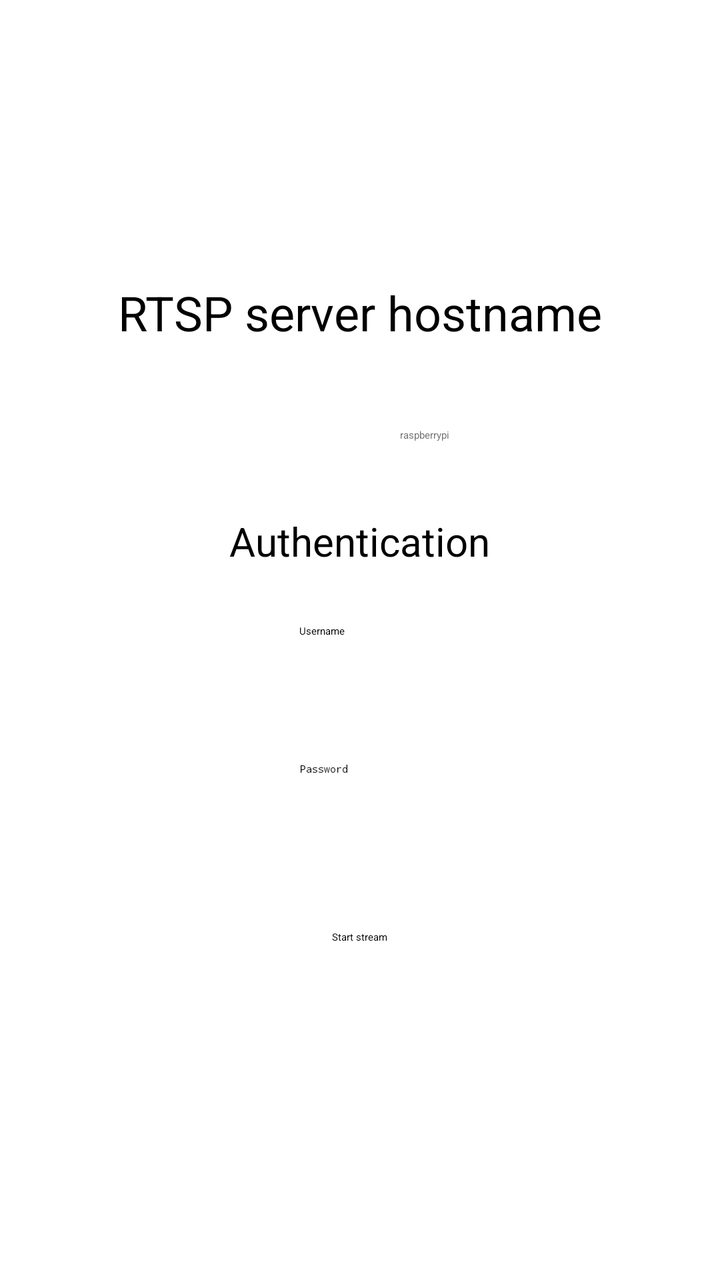
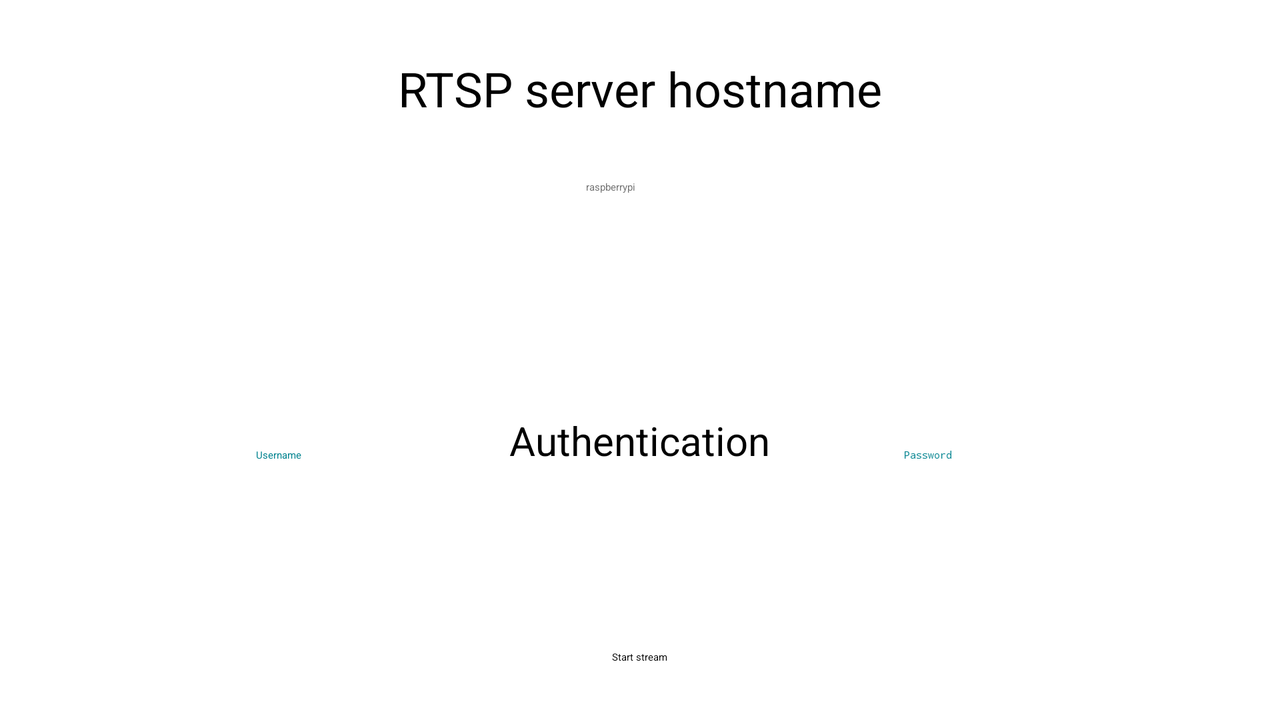

Compare how this app lays out the same screen by default and in its alternative resource folder. The renders come first, then the two layout files and the values they reference.
<!-- AndroidManifest.xml: application theme Theme.StreamingClient -->
<!-- res/layout/fragment_first.xml -->
<?xml version="1.0" encoding="utf-8"?>
<androidx.constraintlayout.widget.ConstraintLayout xmlns:android="http://schemas.android.com/apk/res/android"
    xmlns:app="http://schemas.android.com/apk/res-auto"
    xmlns:tools="http://schemas.android.com/tools"
    android:layout_width="match_parent"
    android:layout_height="match_parent"
    tools:context=".FirstFragment">

    <TextView
        android:id="@+id/server_hostname_textview"
        android:layout_width="300dp"
        android:layout_height="50dp"
        android:layout_marginTop="140dp"
        android:text="@string/server_hostname"
        android:textAlignment="center"
        android:textSize="24sp"
        app:layout_constraintEnd_toEndOf="parent"
        app:layout_constraintHorizontal_bias="0.495"
        app:layout_constraintStart_toStartOf="parent"
        app:layout_constraintTop_toTopOf="parent" />

    <Button
        android:id="@+id/start_button"
        android:layout_width="wrap_content"
        android:layout_height="wrap_content"
        android:layout_marginBottom="168dp"
        android:text="@string/start_stream"
        app:layout_constraintBottom_toBottomOf="parent"
        app:layout_constraintEnd_toEndOf="parent"
        app:layout_constraintStart_toStartOf="parent" />

    <EditText
        android:id="@+id/server_hostname_textfield"
        android:layout_width="wrap_content"
        android:layout_height="wrap_content"
        android:layout_marginStart="102dp"
        android:layout_marginTop="24dp"
        android:layout_marginEnd="100dp"
        android:autofillHints="name"
        android:ems="10"
        android:hint="@string/rtsp_hostname_hint"
        android:inputType="textUri|textShortMessage"
        android:minHeight="48dp"
        android:textColorHint="#757575"
        app:layout_constraintEnd_toEndOf="parent"
        app:layout_constraintHorizontal_bias="1.0"
        app:layout_constraintStart_toStartOf="parent"
        app:layout_constraintTop_toBottomOf="@+id/server_hostname_textview" />

    <EditText
        android:id="@+id/server_password_textfield"
        android:layout_width="wrap_content"
        android:layout_height="wrap_content"
        android:layout_marginStart="101dp"
        android:layout_marginEnd="101dp"
        android:layout_marginBottom="36dp"
        android:ems="10"
        android:hint="Password"
        android:inputType="textPassword"
        android:minHeight="48dp"
        app:layout_constraintBottom_toTopOf="@+id/start_button"
        app:layout_constraintEnd_toEndOf="parent"
        app:layout_constraintStart_toStartOf="parent" />

    <EditText
        android:id="@+id/server_username_textfield"
        android:layout_width="wrap_content"
        android:layout_height="wrap_content"
        android:layout_marginStart="100dp"
        android:layout_marginEnd="101dp"
        android:layout_marginBottom="21dp"
        android:ems="10"
        android:hint="Username"
        android:inputType="textPersonName"
        android:minHeight="48dp"
        app:layout_constraintBottom_toTopOf="@+id/server_password_textfield"
        app:layout_constraintEnd_toEndOf="parent"
        app:layout_constraintStart_toStartOf="parent" />

    <TextView
        android:id="@+id/textView"
        android:layout_width="172dp"
        android:layout_height="40dp"
        android:layout_marginStart="119dp"
        android:layout_marginEnd="120dp"
        android:layout_marginBottom="15dp"
        android:text="Authentication"
        android:textAlignment="center"
        android:textSize="20sp"
        app:layout_constraintBottom_toTopOf="@+id/server_username_textfield"
        app:layout_constraintEnd_toEndOf="parent"
        app:layout_constraintStart_toStartOf="parent" />
</androidx.constraintlayout.widget.ConstraintLayout>
<!-- resources referenced by this layout -->
<resources>
  <string name="rtsp_hostname_hint">raspberrypi</string>
  <string name="server_hostname">RTSP server hostname</string>
  <string name="start_stream">Start stream</string>
  <style name="Theme.StreamingClient" parent="Theme.MaterialComponents.DayNight.DarkActionBar">
          
          <item name="colorPrimary">@color/purple_200</item>
          <item name="colorPrimaryVariant">@color/purple_700</item>
          <item name="colorOnPrimary">@color/black</item>
          
          <item name="colorSecondary">@color/teal_200</item>
          <item name="colorSecondaryVariant">@color/teal_200</item>
          <item name="colorOnSecondary">@color/black</item>
          
          <item name="android:statusBarColor" tools:targetApi="l">?attr/colorPrimaryVariant</item>
          
      </style>
</resources>
<!-- res/layout-land/fragment_first.xml (the repository's variant of the layout above) -->
<!-- drawn on the phone turned sideways -->
<?xml version="1.0" encoding="utf-8"?>
<androidx.constraintlayout.widget.ConstraintLayout xmlns:android="http://schemas.android.com/apk/res/android"
    xmlns:app="http://schemas.android.com/apk/res-auto"
    xmlns:tools="http://schemas.android.com/tools"
    android:layout_width="match_parent"
    android:layout_height="match_parent"
    tools:context=".FirstFragment">

    <TextView
        android:id="@+id/server_hostname_textview"
        android:layout_width="300dp"
        android:layout_height="50dp"
        android:layout_marginTop="28dp"
        android:text="@string/server_hostname"
        android:textAlignment="center"
        android:textSize="24sp"
        app:layout_constraintEnd_toEndOf="parent"
        app:layout_constraintHorizontal_bias="0.499"
        app:layout_constraintStart_toStartOf="parent"
        app:layout_constraintTop_toTopOf="parent" />

    <Button
        android:id="@+id/start_button"
        android:layout_width="wrap_content"
        android:layout_height="wrap_content"
        android:layout_marginBottom="28dp"
        android:text="@string/start_stream"
        app:layout_constraintBottom_toBottomOf="parent"
        app:layout_constraintEnd_toEndOf="parent"
        app:layout_constraintStart_toStartOf="parent" />

    <EditText
        android:id="@+id/server_hostname_textfield"
        android:layout_width="wrap_content"
        android:layout_height="wrap_content"
        android:layout_marginStart="102dp"
        android:layout_marginTop="12dp"
        android:layout_marginEnd="100dp"
        android:autofillHints="name"
        android:ems="10"
        android:hint="@string/rtsp_hostname_hint"
        android:inputType="textUri|textShortMessage"
        android:minHeight="48dp"
        android:textColorHint="#757575"
        app:layout_constraintEnd_toEndOf="parent"
        app:layout_constraintHorizontal_bias="0.505"
        app:layout_constraintStart_toStartOf="parent"
        app:layout_constraintTop_toBottomOf="@+id/server_hostname_textview" />

    <EditText
        android:id="@+id/server_password_textfield"
        android:layout_width="wrap_content"
        android:layout_height="wrap_content"
        android:layout_marginEnd="128dp"
        android:layout_marginBottom="88dp"
        android:ems="10"
        android:hint="@string/password_textfield_value"
        android:importantForAutofill="no"
        android:inputType="textPassword"
        android:minHeight="48dp"
        android:textColorHint="#00838F"
        app:layout_constraintBottom_toBottomOf="parent"
        app:layout_constraintEnd_toEndOf="parent" />

    <EditText
        android:id="@+id/server_username_textfield"
        android:layout_width="wrap_content"
        android:layout_height="wrap_content"
        android:layout_marginStart="128dp"
        android:layout_marginBottom="88dp"
        android:ems="10"
        android:hint="@string/username_textfield_value"
        android:importantForAutofill="no"
        android:inputType="textPersonName"
        android:minHeight="48dp"
        android:textColorHint="#00838F"
        app:layout_constraintBottom_toBottomOf="parent"
        app:layout_constraintStart_toStartOf="parent" />

    <TextView
        android:id="@+id/textView"
        android:layout_width="172dp"
        android:layout_height="40dp"
        android:layout_marginStart="119dp"
        android:layout_marginTop="57dp"
        android:layout_marginEnd="120dp"
        android:layout_marginBottom="76dp"
        android:text="@string/authentication_textview_value"
        android:textAlignment="center"
        android:textSize="20sp"
        app:layout_constraintBottom_toTopOf="@+id/start_button"
        app:layout_constraintEnd_toEndOf="parent"
        app:layout_constraintStart_toStartOf="parent"
        app:layout_constraintTop_toBottomOf="@+id/server_hostname_textfield"
        app:layout_constraintVertical_bias="0.833" />
</androidx.constraintlayout.widget.ConstraintLayout>
<!-- resources referenced by the variant -->
<!-- as the phone turned sideways resolves them -->
<resources>
  <string name="authentication_textview_value">Authentication</string>
  <string name="password_textfield_value">Password</string>
  <string name="rtsp_hostname_hint">raspberrypi</string>
  <string name="server_hostname">RTSP server hostname</string>
  <string name="start_stream">Start stream</string>
  <string name="username_textfield_value">Username</string>
  <style name="Theme.StreamingClient" parent="Theme.MaterialComponents.DayNight.DarkActionBar">
          
          <item name="colorPrimary">@color/purple_200</item>
          <item name="colorPrimaryVariant">@color/purple_700</item>
          <item name="colorOnPrimary">@color/black</item>
          
          <item name="colorSecondary">@color/teal_200</item>
          <item name="colorSecondaryVariant">@color/teal_200</item>
          <item name="colorOnSecondary">@color/black</item>
          
          <item name="android:statusBarColor" tools:targetApi="l">?attr/colorPrimaryVariant</item>
          
      </style>
</resources>
